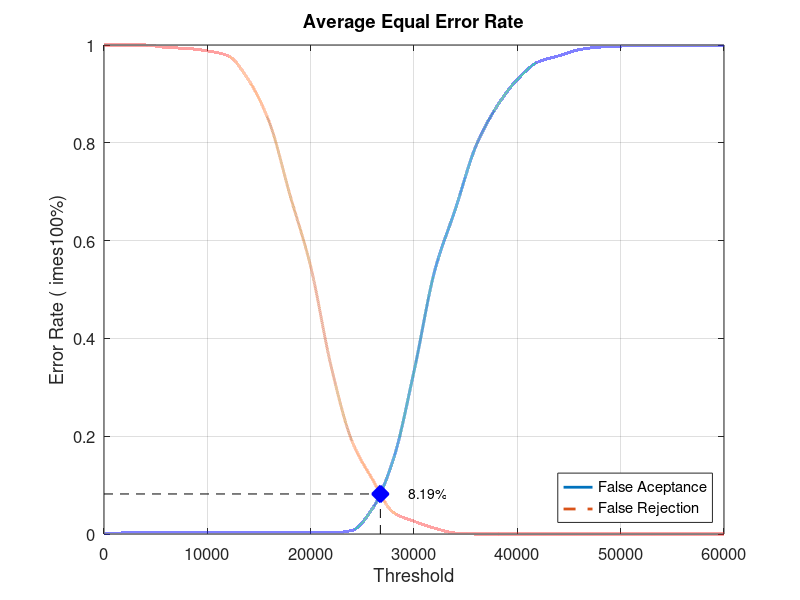
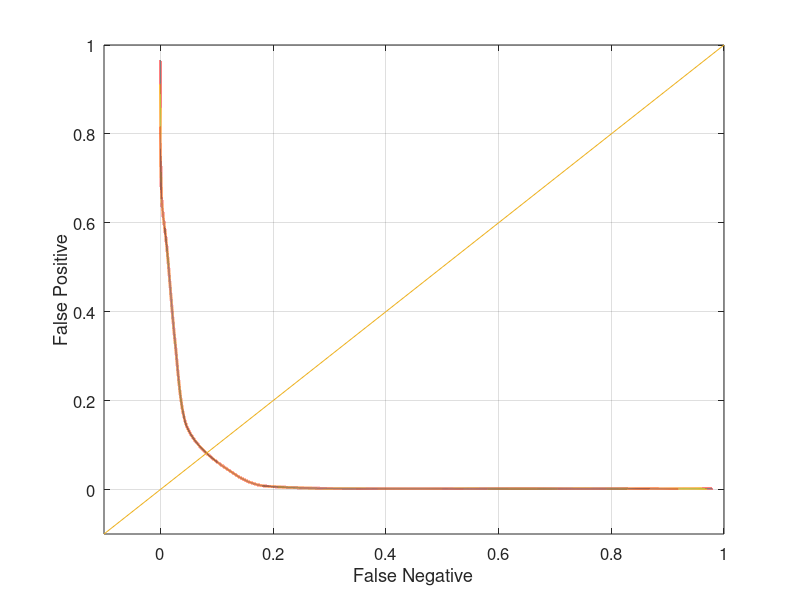

Write MATLAB code to recreate these figures, in order.
close all;
clear;
clc;
x = 0:2000:60000;
xq = 0:0.5:60000;

y0 = [0 0.00210526 0.00210526 0.00210526 0.00210526 0.00210526 0.00210526 0.00210526 0.00210526 0.00210526 0.00210526 0.00210526 0.00736842 0.0526316 0.152632 0.332632 0.537895 0.66421 0.793684 0.873684 0.929474 0.965263 0.977895 0.990526 0.99579 0.997895 0.998947 0.998947 0.998947 0.998947 1]
yy0 = interp1(x, y0, xq, 'pchip');
y1 = [1 1 1 0.995 0.993 0.988 0.978 0.928 0.842 0.693 0.547 0.341 0.19 0.111 0.044 0.026 0.012 0.002 0 0 0 0 0 0 0 0 0 0 0 0 0]
yy1 = interp1(x, y1, xq, 'pchip');

% Calculating EER: 
y2 = abs(y0 - y1);
find(y2 == min(y2))
yy2 = abs(yy0 - yy1);
xEER = find(yy2 == min(yy2));
xEERIndex = xq(xEER) % X-axis EER
yEER = yy0(xEER) % Y-axis EER

main = figure
plot(xq, yy0,'-','LineWidth', 2);	hold on
plot(xq, yy1,'--','LineWidth', 2);	hold on
plot([xEERIndex xEERIndex], [0 yEER], 'k--');	hold on
plot([0 xEERIndex], [yEER yEER], 'k--');	hold on
plot(xEERIndex, yEER, 'bx', 'LineWidth', 10);	hold on
text(xEERIndex + 10 * xEERIndex / 100, yEER, [num2str(round((10000 * yEER)) / 100) '%'])
legend('False Aceptance', 'False Rejection', 'Location', 'SouthEast')
xlabel('Threshold')
ylabel('Error Rate (	imes100%)')
title('Average Equal Error Rate')
set(gca, 'FontSize', 12)
axis([0 60000 0 1])
grid on

print(main, 'Database3AverageMain', '-dpng');
FNRxFPR = figure('Color', [1 1 1]);
plot(yy1, yy0, '-', yy1, yy0, 'LineWidth', 2);
hold on
y = -0.1:0.1:1
plot(y, y); 
set(gca, 'FontSize', 12)
xlabel('False Negative')
ylabel('False Positive')
axis([-0.1 1 -0.1 1])
set(gca, 'FontSize', 12)
grid on

print(FNRxFPR, 'Database3AverageFNRxFPR','-dpng');
